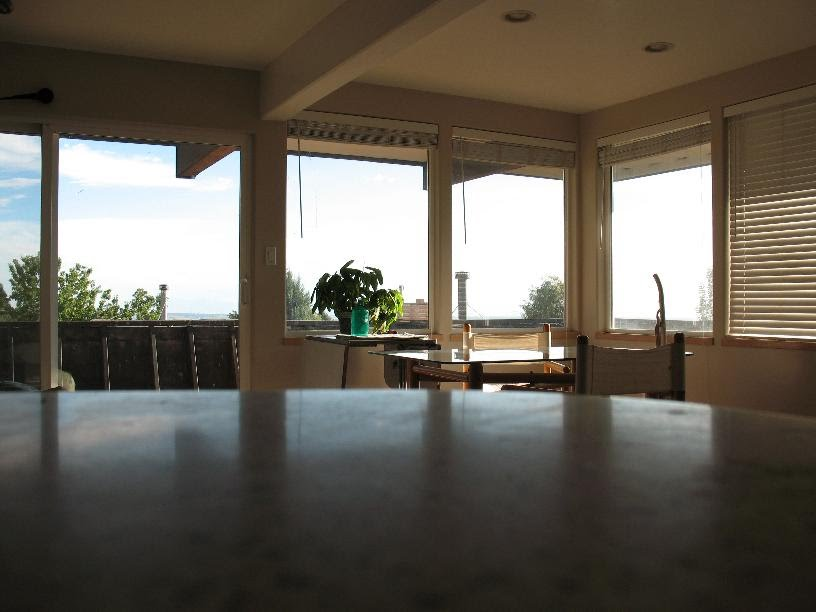
#> input picture Produccion/Claudio Pina/hdr/orig_1.jpg, 816 x 612 px
$ python hdr.py
#> lines starting #> are read from the running program, lines starting #| are printed output that depends on the picture
#> further down, img1 is the input picture: PIL image 816x612 RGB; mean R, G, B 101.8, 95.8, 85.8
#!/usr/bin/env python
# -*- coding: utf-8 -*-

__author__ = 'cpina'

'''
versión 1.0 de hdr

	falta optimizar el proceso de difuminación de pixeles y la superposición de capas
'''

import numpy as np
from PIL import Image
from PIL import ImageEnhance
import sys

#Nivel de transparencia de imagen 1, para que queden igualmete mezcladas se debe usar un alfa=0.5
oscuro=0.4
claro=2.5

def convertirImgMatrixRGB(img):
    return np.array(img.convert("RGB"))

#aplicar brillo con libreria PIL
def aplicarBrillo(img,factor):
#> called with factor = 0.4
    imagen = ImageEnhance.Brightness(img)
    imConBrillo = imagen.enhance(factor) #si el factor esta entre 0.0 y 1.0 la imagen se opacara, de ahi en mas aumentara
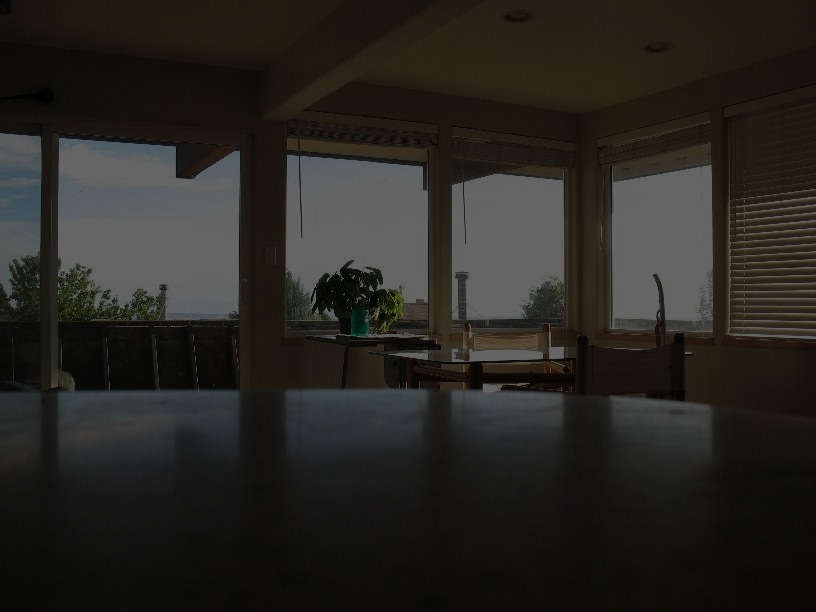
#> imConBrillo: PIL image 816x612 RGB; mean R, G, B 40.3, 37.9, 34
#> call 2 of aplicarBrillo, with factor = 2.5
#> in aplicarBrillo (call 2), `imConBrillo = imagen.enhance(factor)`:
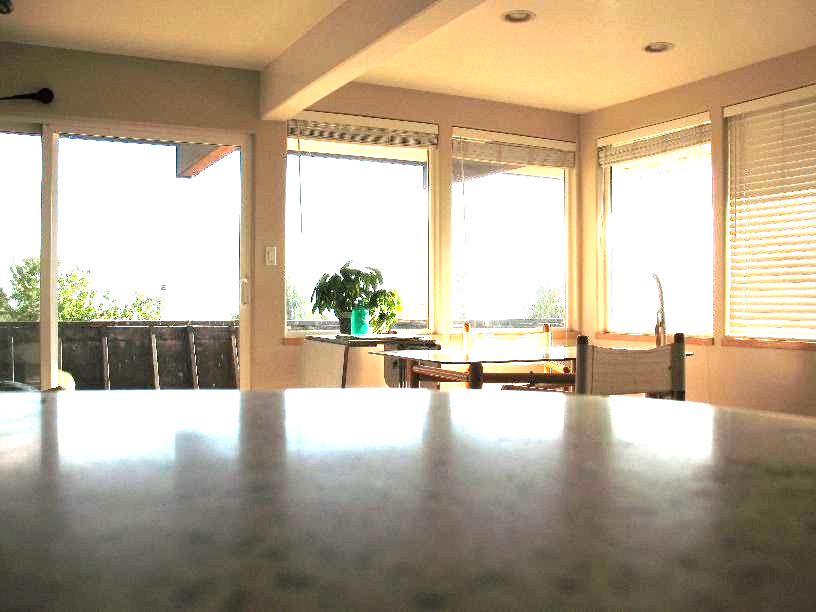
#> imConBrillo: PIL image 816x612 RGB; mean R, G, B 185, 169.6, 145.8
    return imConBrillo					 #el brillo, y si el valor es menor que 0 la imagen queda completamente negra


#resta los niveles de luminosidad de cada imagen para lograr el efecto hdr.
def restabrillo(img1,img2):
    arrImg1=convertirImgMatrixRGB(img1)
    arrImg2=convertirImgMatrixRGB(img2)
    for i in range(img1.size[1]):
        for j in range(img1.size[0]):
            sumaPixel= (arrImg1[i][j]-arrImg2[i][j])
            arrImg1[i][j]=sumaPixel
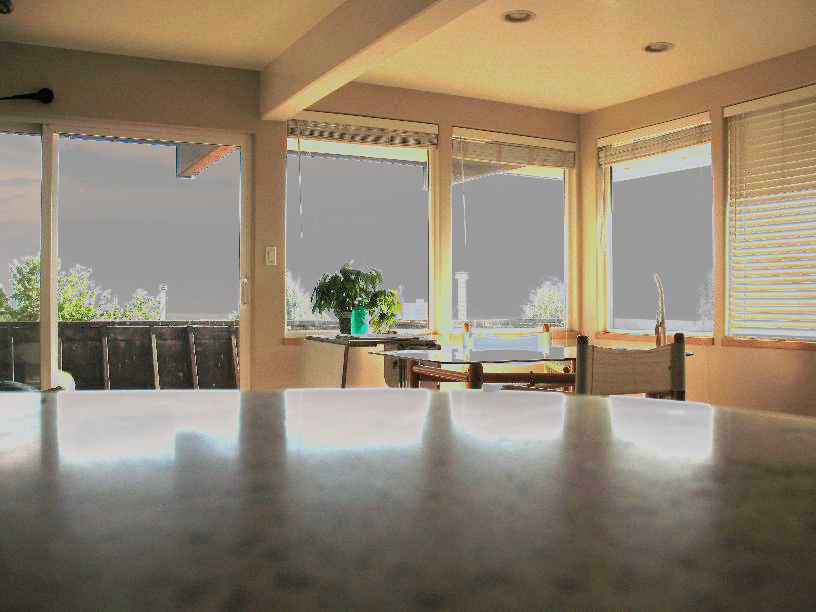
#> arrImg1: shape (612, 816, 3); mean R, G, B 144.7, 131.6, 111.9
    imgSuma=Image.fromarray(arrImg1)
    return imgSuma


if __name__ == '__main__':
	img1=Image.open("orig_1.jpg")
	oscura=aplicarBrillo(img1,oscuro)
	oscura.save("oscuro.jpg")		#esta capa es innecesaria guardarla
	clara=aplicarBrillo(img1,claro)
	clara.save("clara.jpg")			#esta capa es innecesaria guardarla
	mala=restabrillo(clara, oscura)
	mala.save("hdr.jpg")
